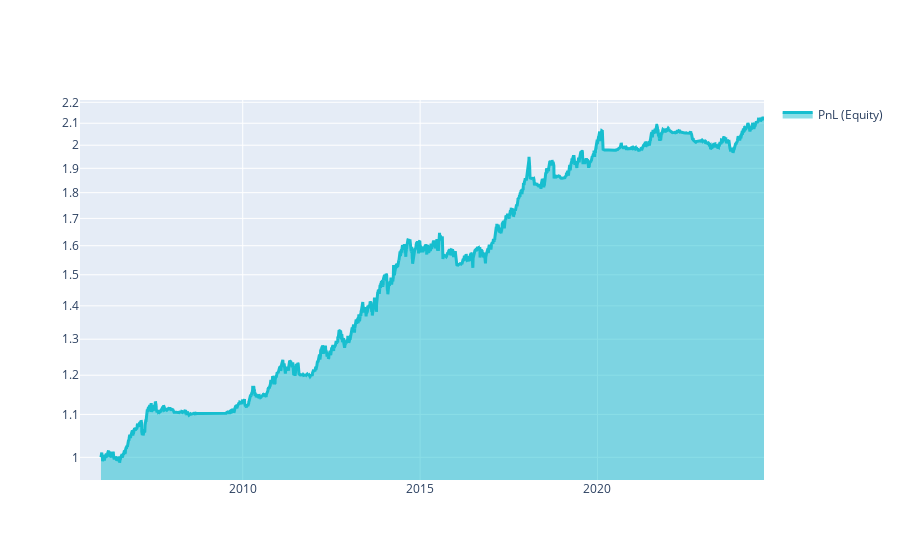

Notebook cell for this chart:
### Code cell
stat = qnstats.calc_stat(snp_stocks_data, weights.sel(time=slice('2006-01-01', None)))
print_stats(stat)

### Figure 1 — Plotly figure (JSON) as saved in the notebook; plotly's stock layout.template omitted (floating-point values rounded to 4 significant figures; data arrays with more than 128 entries replaced by an {"elided": "..."} marker saying what was removed)
{"data": [{"fill": "tonexty", "line": {"color": "#17BECF", "width": 3}, "name": "PnL (Equity)", "x": {"elided": "4853 str values"}, "y": {"elided": "4853 float values"}, "type": "scatter"}], "layout": {"showlegend": true, "yaxis": {"range": [-0.02187, 0.3447], "type": "log"}}}
